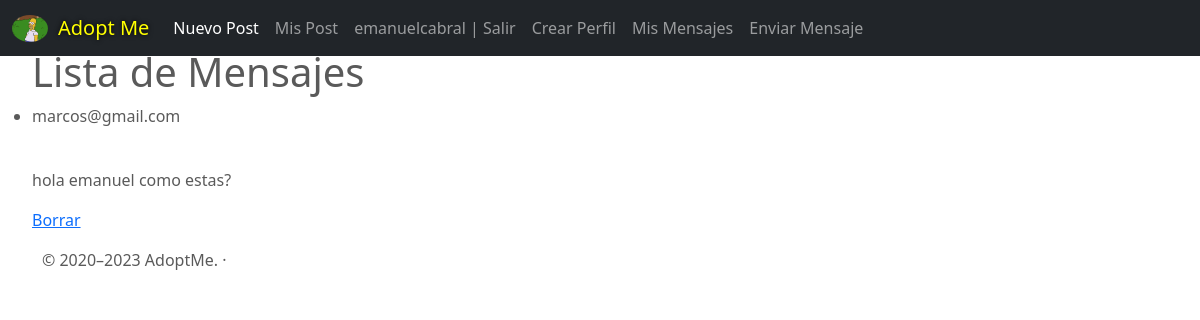
The page /mensaje/list (signed in) on the database its author committed.
### AdoptMe/models.py (models this page shows)
class Profile(models.Model):
    user = models.OneToOneField(to=User, on_delete=models.CASCADE, related_name="profile")
    instagram = models.CharField(max_length=100)
    imagen = models.ImageField(upload_to="profiles")

class Mensaje(models.Model):
    mensaje = models.TextField(max_length=1000)
    email = models.EmailField()
    destinatario = models.ForeignKey(to=User, on_delete=models.CASCADE, related_name="destinatario")

### AdoptMe/views.py (the view)
# urls.py: path('mensaje/list', MensajeList.as_view(), name="mensaje-list"),
class  MensajeList(LoginRequiredMixin, ListView):
    model = Mensaje
    context_object_name = "mensajes"
    def get_queryset(self):
        return Mensaje.objects.filter(destinatario=self.request.user.id).all()

### AdoptMe/templates/AdoptMe/mensaje_list.html (shortened to what this page needs)
{% extends "AdoptMe/base.html" %}
{% block main %}<ul>
    <h1> Lista de Mensajes</h1>
    {% for mensaje in mensajes  %}
    <li>
        <p>{{mensaje.email}}</p>
        <br>
        <p>{{mensaje.mensaje}}</p>
        {% if user.is_authenticated and mensaje.destinatario == user %}
            <a href="{% url 'mensaje-delete' mensaje.id %}" > Borrar</a>
        {% endif %}
    </li>
    {% endfor %}
    </ul>
{% endblock %}

### AdoptMe/templates/AdoptMe/base.html (shortened to what this page needs)
<!DOCTYPE html>
<html lang="en">
<head>
    {% load static %}
<link href= "{% static 'AdoptMe/css/bootstrap.min.css' %}" rel="stylesheet">
    <link href="{% static 'AdoptMe/css/carousel.css' %}" rel="stylesheet">
</head>
  <body>
    <header>
      <nav class="navbar navbar-expand-md navbar-dark fixed-top bg-dark">
        <div class="container-fluid">
          {% if user.profile.imagen %}
            <a href="{% url 'profile-update' user.profile.id %}">
            <img src="{{user.profile.imagen.url}}" height="100%" width="36px" style="border-radius: 50%; margin-right:10px">
            </a>
          {% endif %}
            <a class="navbar-brand" href="{% url 'index' %}" style="color:yellow; text-shadow: 0 0 5px #000;"> Adopt Me</a>
          <div class="collapse navbar-collapse" id="navbarCollapse">
            <ul class="navbar-nav me-auto mb-2 mb-md-0">
              <li class="nav-item">
                <a class="nav-link active" aria-current="page" href="{% url 'post-create' %}">Nuevo Post</a>
              </li>
              <li class="nav-item">
                <a class="nav-link" href="{% url 'post-list' %}">Mis Post</a>
              </li>
            {% if user.is_authenticated %}
                <li class="nav-item">
                    <a class="nav-link" href="{% url 'logout' %}"> {{user.username}} | Salir</a>
                </li>
                <li class="nav-item">
                    <a class="nav-link" href="{% url 'profile-create' %}">Crear Perfil</a>
                </li>
                <li class="nav-item">
                    <a class="nav-link" href="{% url 'mensaje-list' %}">Mis Mensajes</a>
                </li>
            {% endif %}
                <li class="nav-item">
                    <a class="nav-link" href="{% url 'mensaje-create' %}">Enviar Mensaje</a>
                </li>
            </ul>
          </div>
        </div>
      </nav>
    </header>
    {% block main %}
    {% endblock %}
  <footer class="container">
    <p class="float-end">
    <p>© 2020–2023 AdoptMe. ·
  </footer>
  </body>
</html>

### AdoptMe/static/AdoptMe/css/carousel.css (style rules this page uses)
body { padding-top: 3rem; padding-bottom: 3rem; color: #5a5a5a; }

### rows shown on the page
Mensaje: email "marcos@gmail.com", mensaje "hola emanuel como estas?", shows "Borrar"

### other values the page prints
{{ user.username }} "emanuelcabral"
